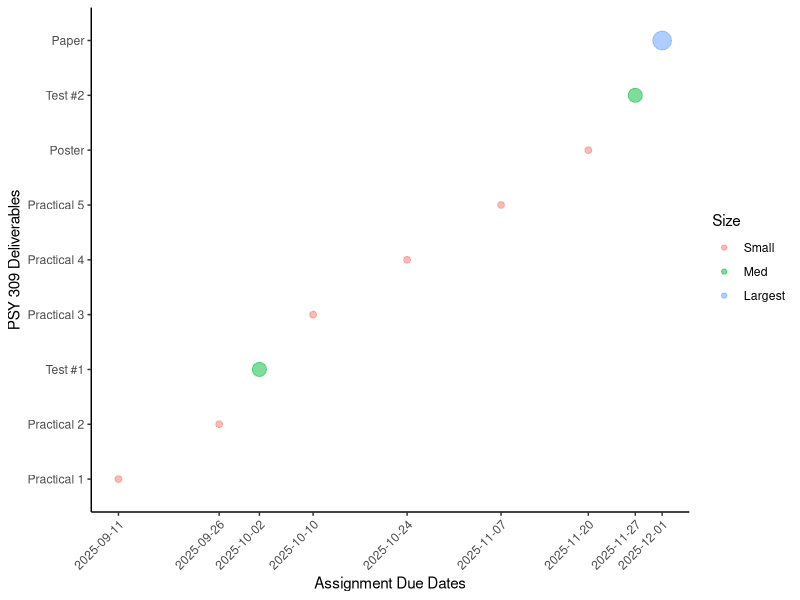

R code for this plot: (Note: this script raises an error after producing the figure.)
## ---- chunk 1
knitr::opts_chunk$set(echo = FALSE,message=FALSE,warning=FALSE)

library(tidyverse)
library(reshape2)
packageVersion("xfun")


data <- read_csv("Breakdown.csv")
## ---- chunk 2
data %>%
  knitr::kable()
## ---- chunk 3
data$Assignment <- as.character(data$Assignment)
data$Assignment <- factor(data$Assignment,levels=unique(data$Assignment))

data$Size <- as.character(data$Size)
data$Size <- factor(data$Size, levels=c("Small","Med","Largest"))

a <- data %>%
  ggplot(aes(x=Due_Date,y=Assignment,colour=Size,size=Size))+
  geom_point(alpha=0.5)+
  theme_classic()+
  scale_x_continuous(labels = as.character(data$Due_Date),breaks=data$Due_Date)+
  theme(axis.text.x = element_text(angle = 45,vjust=1,hjust=1))+
  labs(
    x="Assignment Due Dates",
    y="PSY 309 Deliverables"
  )+
  guides(size="none")

ggsave("Psy309_deliverables.png",a,height=4,width=5,dpi=300)

knitr::include_graphics("Psy309_deliverables.png")
